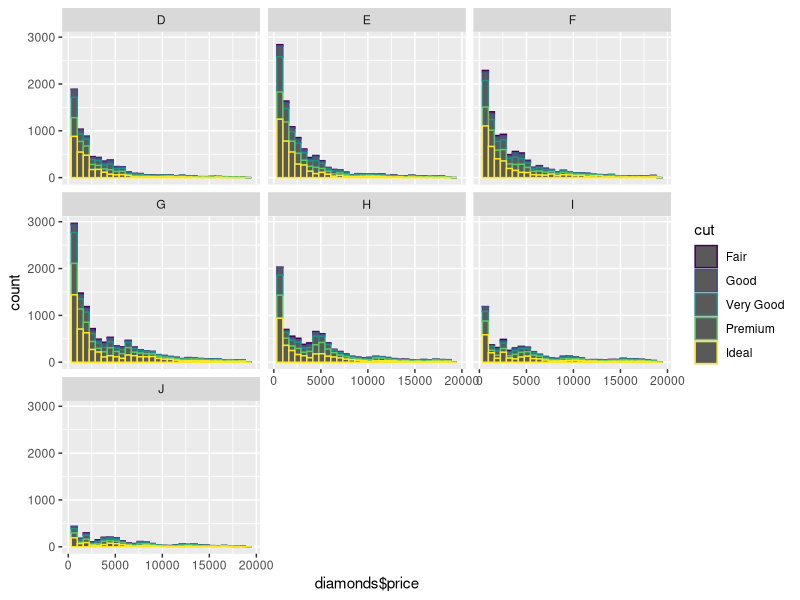
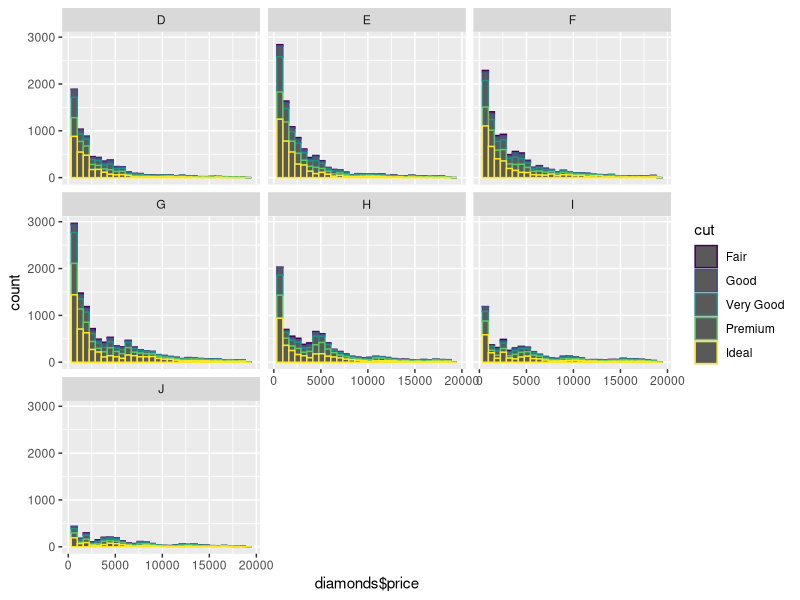
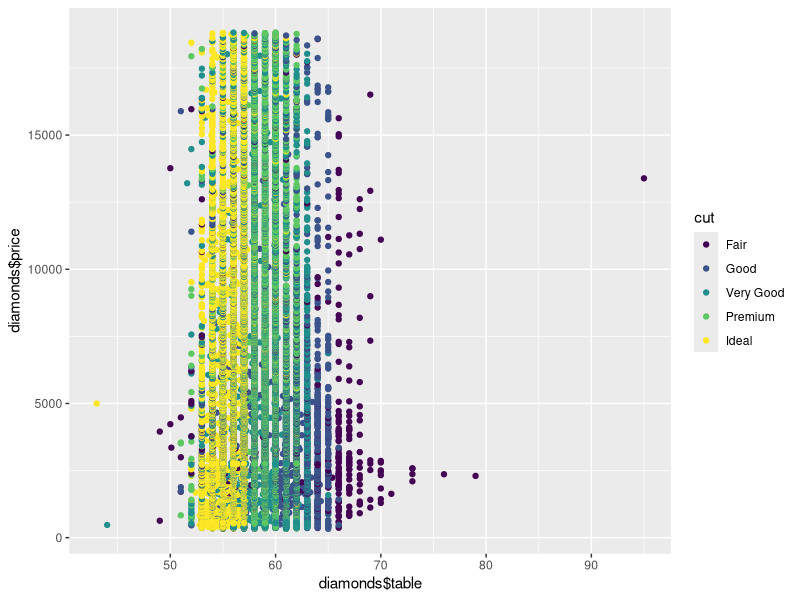
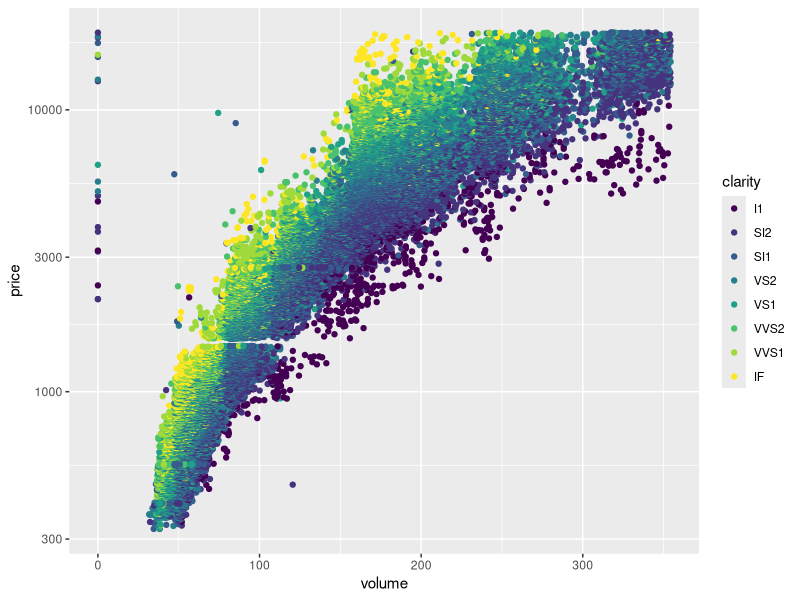
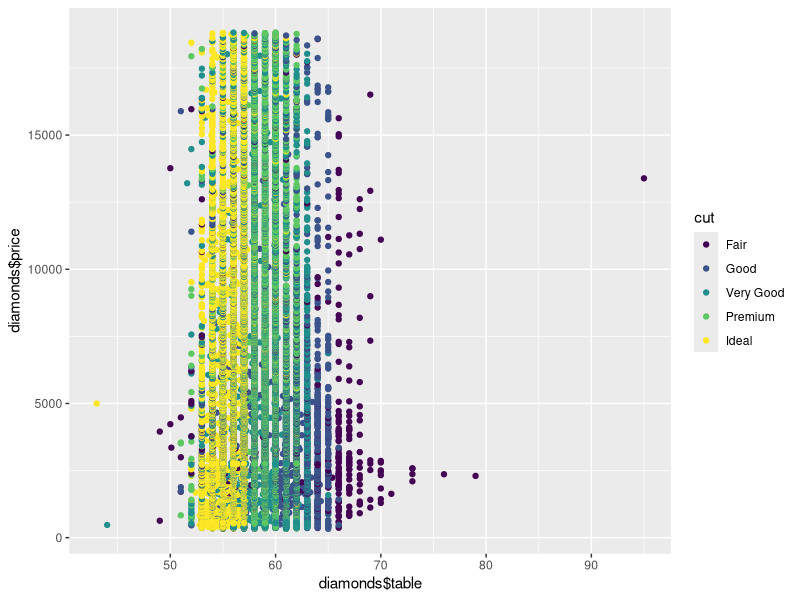

The R script that drew these images, in order: (Note: this script raises an error after producing the figures.)
## Problem set 5

library (dplyr)
library (ggplot2)

data (diamonds)

ggplot (aes (x = diamonds$price), data = diamonds) + geom_histogram (aes (color = cut)) + facet_wrap(~color)

diamond_price_facetting <-  ggplot (aes (x = diamonds$price), data = diamonds) + geom_histogram (aes (color = cut)) + facet_wrap(~color) + scale_fill_brewer (type = 'qual')
diamond_price_facetting 

diamond_price_table <-  ggplot (aes (x = diamonds$table,y = diamonds$price), data = diamonds) + geom_point (aes (color = cut)) + scale_fill_brewer (type = 'qual')
diamond_price_table
ggsave ('diamonds_price_table.png')

## Scatter plot of diamond price vs volume with other specifications
diamonds$volume <- diamonds$x*diamonds$y*diamonds$z
PriceVsVolume <- ggplot (aes (x = volume, y = price), data = subset(diamonds, volume<=quantile (diamonds$volume, 0.99))) + scale_y_log10 ()+ geom_point (aes (color = clarity)) 
PriceVsVolume

## Proportion of friends initiated
pf$prop_initiated <- pf$friendships_initiated/pf$friend_count

median_prop_initiatedVsTenure <- ggplot (aes (x = tenure, y = prop_initiated), data = subset(pf,!is.na (prop_initiated))) + geom_line (aes (color = year_joined.bucket), stat ='summary', fun.y = median)
median_prop_initiatedVsTenure

## Smoothing the curve
median_prop_initiatedVsTenure + stat_smooth ()

## Plotting price/carat vs cut for diamonds data set
price_per_carat <- mutate (diamonds, ratio = price/carat)
ggplot (aes (x = ratio), data = price_per_carat) + geom_point (aes (color = color)) + facet_wrap (~clarity)

## I haven't used any techniques further for my previously used HIV_data but I have started plotting the data individually for selective countries.
## I came across some interesting facts like there rise in the percentage of population between 15-45 was mostly seen in the African Countries.
## I observed that clubbing countries geographically would have made more sense.
## Also, had population parameter been there, it would have got lot interesting to compare absolute numbers as well.

## For example, in 2011, USA and UK had more number of HIV affected people in the given age group than many of the African Countries
## South Africa has seen highest rise in the number of HIV affected people. But to think, South Africa is one of the most flourished country of African continent,
## So, it could be a case that, most of the good treatment facilities for this disease might be well established in South Africa, hence a significant rise in the number of HIV affected people (probably the ones who have
## migrated for treatment.
